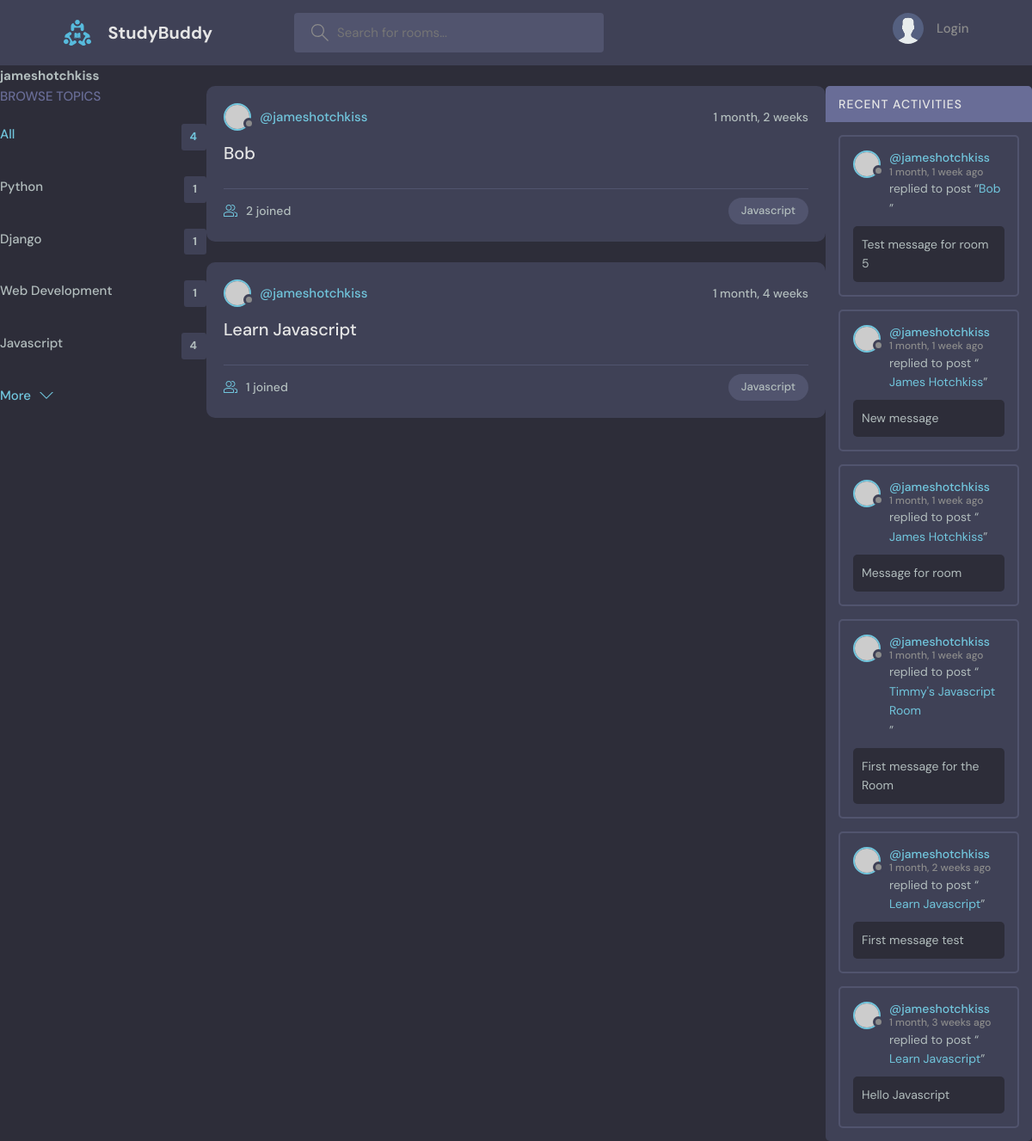
Page /profile/1/ on the committed database.
### base/models.py (models this page shows, shortened)
class Topic(models.Model):
    name = models.CharField(max_length=200)

class Room(models.Model):
    host = models.ForeignKey(User, on_delete=models.SET_NULL, null=True)
    topic = models.ForeignKey(Topic, on_delete=models.SET_NULL, null=True)
    name = models.CharField(max_length=200)
    description = models.TextField(null=True, blank=True)
    participants = models.ManyToManyField(User, related_name='participants', blank=True)
    updated = models.DateTimeField(auto_now=True)
    created = models.DateTimeField(auto_now_add=True)
    class Meta:
        ordering = ['-updated', '-created']
    def __str__(self):
        return self.name

class Message(models.Model):
    user = models.ForeignKey(User, on_delete=models.CASCADE)
    room = models.ForeignKey(Room, on_delete=models.CASCADE)
    body = models.TextField()
    updated = models.DateTimeField(auto_now=True)
    created = models.DateTimeField(auto_now_add=True)
    class Meta:
        ordering = ['-updated', '-created']
    def __str__(self):
        return self.body[0:50]

### base/views.py (the view)
# urls.py: path('profile/<str:pk>/', views.userProfile, name="user-profile"),
def userProfile(request, pk):
    user = User.objects.get(id=pk)
    rooms = user.room_set.all()
    room_messages = user.message_set.all()
    topics = Topic.objects.all()
    context = {'user': user, 'rooms': rooms, 'room_messages': room_messages, 'topics': topics}
    return render(request, 'base/profile.html', context)

### base/templates/base/profile.html (shortened to what this page needs)
{% extends 'main.html' %}
{% block content %}
<h3>{{user.username}}</h3>
<div class="profile-container">
    <div>
        {% include 'base/topics_component.html' %}
    </div>
    <div>
        {% include 'base/feed_component.html' %}
    </div>
    <div>
        {% include 'base/activity_component.html' %}
    </div>
</div>
{% endblock content%}

### templates/main.html (shortened to what this page needs)
<!DOCTYPE html>
{% load static %}
<html lang="en">
  <head>
    <link rel="stylesheet" href="{% static 'styles/style.css' %}" />
  </head>
  <body>
    {% include 'navbar.html'%}
    {% block content %}
    {% endblock %}
  </body>
</html>

### templates/navbar.html (shortened to what this page needs)
{% load static %}
<header class="header header--loggedIn">
    <div class="container">
      <a href="{% url 'home' %}" class="header__logo">
        <img src="{% static 'images/logo.svg' %}" />
        <h1>StudyBuddy</h1>
      </a>
      <form class="header__search" method="GET" action="{% url 'home' %}">
        <label>
          <input name="q" placeholder="Search for rooms..." />
        </label>
      </form>
      <nav class="header__menu">
        {% if request.user.is_authenticated %}
        <div class="header__user">
          <a href="profile.html">
            <div class="avatar avatar--medium active">
              <img src="https://randomuser.me/api/portraits/men/37.jpg" />
            </div>
            <p>{{request.user.username}} <span>@{{request.user.username}}</span></p>
          </a>
          <button class="dropdown-button">
            <svg version="1.1" xmlns="http://www.w3.org/2000/svg" width="32" height="32" viewBox="0 0 32 32">
              <title>chevron-down</title>
              <path d="M16 21l-13-13h-3l16 16 16-16h-3l-13 13z"></path>
            </svg>
          </button>
        </div>
        {% else %}
            <a href="{% url 'login' %}">
                <img src="{% static 'images/avatar.svg' %}" />
                <p>Login</p>
            </a>
        {% endif %}
      </nav>
    </div>
  </header>

### base/templates/base/topics_component.html
<div class="topics">
    <div class="topics__header">
      <h2>Browse Topics</h2>
    </div>
    <ul class="topics__list">
      <li>
        <a href="{% url 'home' %}" class="active">All <span>{{topics.count}}</span></a>
      </li>
      {% for topic in topics %}
      <li>
        <a href="{% url 'home' %}?q={{topic.name}}">{{topic.name}}<span>{{topic.room_set.all.count}}</span></a>
      </li>
      {% endfor %}
    </ul>
    <a class="btn btn--link" href="topics.html">
      More
      <svg version="1.1" xmlns="http://www.w3.org/2000/svg" width="32" height="32" viewBox="0 0 32 32">
        <title>chevron-down</title>
        <path d="M16 21l-13-13h-3l16 16 16-16h-3l-13 13z"></path>
      </svg>
    </a>
  </div>

### base/templates/base/feed_component.html (shortened to what this page needs)
{% for room in rooms %}
<div class="roomListRoom">
    <div class="roomListRoom__header">
      <a href="{% url 'user-profile' room.host.id %}" class="roomListRoom__author">
        <div class="avatar avatar--small">
          <img src="https://randomuser.me/api/portraits/women/11.jpg" />
        </div>
        <span>@{{room.host.username}}</span>
      </a>
      <div class="roomListRoom__actions">
        <span>{{room.created|timesince}}</span>
      </div>
    </div>
    <div class="roomListRoom__content">
      <a href="{% url 'room' room.id %}">{{room.name}}</a>
    </div>
    <div class="roomListRoom__meta">
      <a href="{% url 'room' room.id %}" class="roomListRoom__joined">
        {{room.participants.all.count}} joined
      </a>
      <p class="roomListRoom__topic">{{room.topic.name}}</p>
    </div>
</div>
{% endfor %}

### base/templates/base/activity_component.html (shortened to what this page needs)
<div class="activities">
    <div class="activities__header">
      <h2>Recent Activities</h2>
    </div>
    {% for room_message in room_messages%}
    <div class="activities__box">
      <div class="activities__boxHeader roomListRoom__header">
        <a href="{% url 'user-profile' room_message.user.id %}" class="roomListRoom__author">
          <div class="avatar avatar--small">
            <img src="https://randomuser.me/api/portraits/women/11.jpg" />
          </div>
          <p>@{{room_message.user}}<span>{{room_message.created|timesince}} ago</span></p>
        </a>
      </div>
      <div class="activities__boxContent">
        <p>replied to post “<a href="{ url 'room' message.room.id}">{{room_message.room}}</a>”</p>
        <div class="activities__boxRoomContent">
            {{room_message}}
        </div>
      </div>
    </div>
    {% endfor %}
  </div>

### base/templates/base/profile.html (style rules this page uses)
.profile-container { display: grid; grid-template-columns: 1fr 3fr 1fr; }

### rows in the picture
Topic: name "Python", room_set.all.count "1"
Topic: name "Django", room_set.all.count "1"
Topic: name "Web Development", room_set.all.count "1"
Topic: name "Javascript", room_set.all.count "4"
Room: host.username "jameshotchkiss", created "1 month, 2 weeks", name "Bob", participants.all.count "2", topic.name "Javascript"
Room: host.username "jameshotchkiss", created "1 month, 4 weeks", name "Learn Javascript", participants.all.count "1", topic.name "Javascript"
Message: user "jameshotchkiss", created "1 month, 1 week", room "Bob", body "Test message for room 5"
Message: user "jameshotchkiss", created "1 month, 1 week", room "James Hotchkiss", body "New message"
Message: user "jameshotchkiss", created "1 month, 1 week", room "James Hotchkiss", body "Message for room"
Message: user "jameshotchkiss", created "1 month, 1 week", room "Timmy's Javascript Room", body "First message for the Room"
Message: user "jameshotchkiss", created "1 month, 2 weeks", room "Learn Javascript", body "First message test"
Message: user "jameshotchkiss", created "1 month, 3 weeks", room "Learn Javascript", body "Hello Javascript"

### other values in the picture
{{ user.username }} "jameshotchkiss"
{{ topics.count }} "4"
